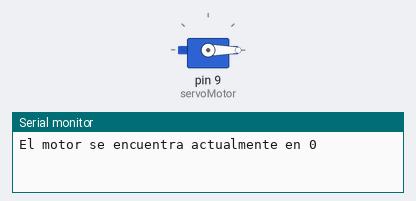
A sketch run on a simulated Arduino Uno, built with avr-gcc and run on an emulated ATmega328P. Shown: servo, the last lines printed to the serial monitor.

Above: at 0.05 s.
At 2.7 s:
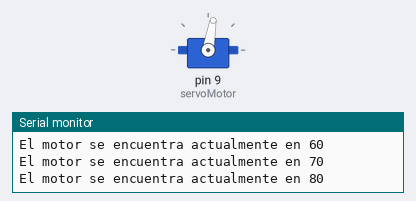
At 5.4 s:
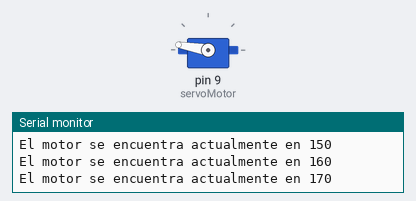
At 10.8 s:
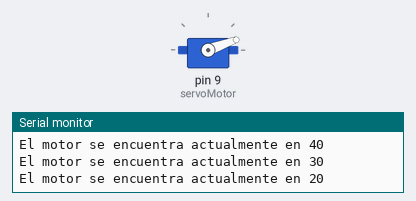
Timing chart, 0 to 14.8 s (numbered marks = the images above):
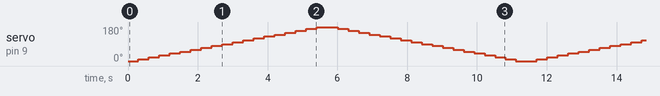

The sketch:

Servo.ino
```cpp
#include<Servo.h>
Servo servoMotor;
int X=0;
void setup() {
  Serial.begin(9600);
  servoMotor.attach(9);
}

void loop() {
  servoMotor.write(1);
  for (X = 0; X <= 180; X += 10){
    servoMotor.write(X);
    Serial.print ("El motor se encuentra actualmente en " );
    Serial.println (X);
    delay(300);
    }
  for (X = 180; X >= 0; X-= 10){
    servoMotor.write(X);
    Serial.print ("El motor se encuentra actualmente en " );
    Serial.println (X);
    delay(300);
    }
}
```
